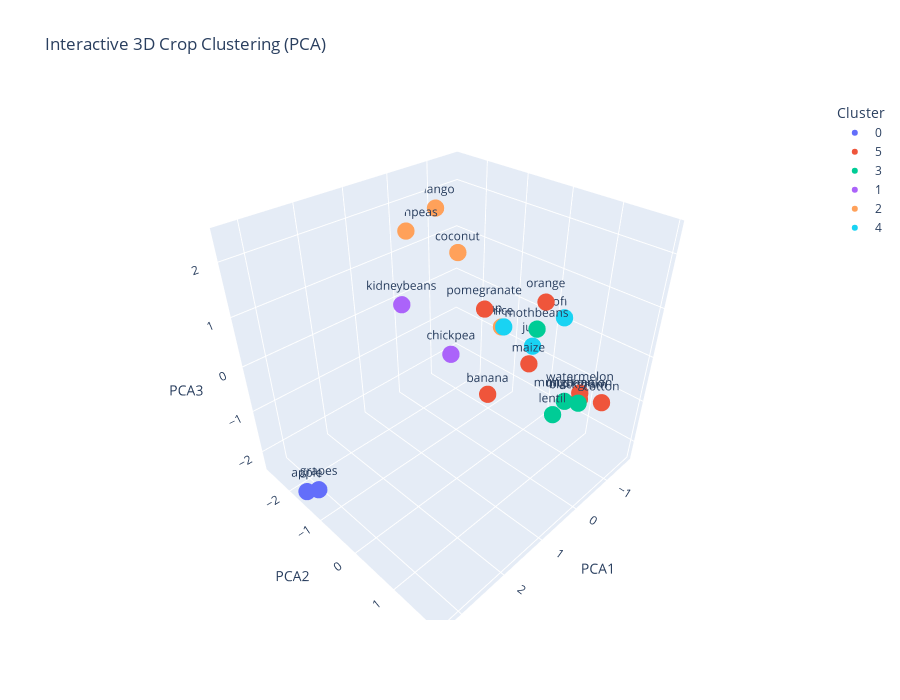

Here is the notebook cell this chart was saved with:
### Code cell
import plotly.express as px
from sklearn.decomposition import PCA
import pandas as pd

# Redo 3D PCA
pca_3d = PCA(n_components=3)
X_pca_3d = pca_3d.fit_transform(X_avg_scaled)

# Make sure 'cluster' is present and index matches the crop names
plot_df = pd.DataFrame(X_pca_3d, columns=["PCA1", "PCA2", "PCA3"])
plot_df["Crop"] = avg_df.index
plot_df["Cluster"] = avg_df["cluster"].astype(str).values  # 💡 fix here!

# Interactive 3D scatter
fig = px.scatter_3d(
    plot_df,
    x="PCA1", y="PCA2", z="PCA3",
    color="Cluster",               # ✅ each cluster will get a different color
    text="Crop",
    title="Interactive 3D Crop Clustering (PCA)",
    width=900, height=700
)

fig.update_traces(marker=dict(size=6), textposition="top center")
fig.update_layout(legend_title_text="Cluster")

fig.show()

### Figure 1 — Plotly figure (JSON) as saved in the notebook; plotly's stock layout.template omitted (floating-point values rounded to 4 significant figures)
{"data": [{"hovertemplate": "Cluster=0<br>PCA1=%{x}<br>PCA2=%{y}<br>PCA3=%{z}<br>Crop=%{text}<extra></extra>", "legendgroup": "0", "marker": {"color": "#636efa", "size": 6, "symbol": "circle"}, "mode": "markers+text", "name": "0", "scene": "scene", "showlegend": true, "text": ["apple", "grapes"], "textposition": "top center", "type": "scatter3d", "x": [3.3, 3.168], "y": [-1.631, -1.428], "z": [-2.324, -2.221]}, {"hovertemplate": "Cluster=5<br>PCA1=%{x}<br>PCA2=%{y}<br>PCA3=%{z}<br>Crop=%{text}<extra></extra>", "legendgroup": "5", "marker": {"color": "#EF553B", "size": 6, "symbol": "circle"}, "mode": "markers+text", "name": "5", "scene": "scene", "showlegend": true, "text": ["banana", "cotton", "maize", "muskmelon", "orange", "pomegranate", "watermelon"], "textposition": "top center", "type": "scatter3d", "x": [-0.1988, -0.7239, 0.06611, -1.083, -0.3456, 0.4326, -0.7656], "y": [-0.3462, 1.815, 0.7718, 1.164, 0.7062, 0.05016, 1.338], "z": [-1.269, -0.5399, 0.1634, -1.031, 1.175, 1.092, -0.6148]}, {"hovertemplate": "Cluster=3<br>PCA1=%{x}<br>PCA2=%{y}<br>PCA3=%{z}<br>Crop=%{text}<extra></extra>", "legendgroup": "3", "marker": {"color": "#00cc96", "size": 6, "symbol": "circle"}, "mode": "markers+text", "name": "3", "scene": "scene", "showlegend": true, "text": ["blackgram", "lentil", "mothbeans", "mungbean"], "textposition": "top center", "type": "scatter3d", "x": [-0.6164, 0.391, -0.4392, -0.6195], "y": [1.423, 1.575, 0.5094, 1.134], "z": [-0.7155, -0.2873, 0.5166, -0.8398]}, {"hovertemplate": "Cluster=1<br>PCA1=%{x}<br>PCA2=%{y}<br>PCA3=%{z}<br>Crop=%{text}<extra></extra>", "legendgroup": "1", "marker": {"color": "#ab63fa", "size": 6, "symbol": "circle"}, "mode": "markers+text", "name": "1", "scene": "scene", "showlegend": true, "text": ["chickpea", "kidneybeans"], "textposition": "top center", "type": "scatter3d", "x": [3.099, 2.382], "y": [1.926, 0.2694], "z": [2.413, 2.068]}, {"hovertemplate": "Cluster=2<br>PCA1=%{x}<br>PCA2=%{y}<br>PCA3=%{z}<br>Crop=%{text}<extra></extra>", "legendgroup": "2", "marker": {"color": "#FFA15A", "size": 6, "symbol": "circle"}, "mode": "markers+text", "name": "2", "scene": "scene", "showlegend": true, "text": ["coconut", "mango", "papaya", "pigeonpeas"], "textposition": "top center", "type": "scatter3d", "x": [-1.042, -0.9342, -1.661, -0.267], "y": [-2.012, -2.524, -1.297, -2.661], "z": [0.9137, 1.724, -0.7897, 1.41]}, {"hovertemplate": "Cluster=4<br>PCA1=%{x}<br>PCA2=%{y}<br>PCA3=%{z}<br>Crop=%{text}<extra></extra>", "legendgroup": "4", "marker": {"color": "#19d3f3", "size": 6, "symbol": "circle"}, "mode": "markers+text", "name": "4", "scene": "scene", "showlegend": true, "text": ["coffee", "jute", "rice"], "textposition": "top center", "type": "scatter3d", "x": [-1.671, -1.235, -1.236], "y": [0.2378, -0.1313, -0.8886], "z": [0.09721, -0.5243, -0.4162]}], "layout": {"height": 700, "legend": {"title": {"text": "Cluster"}, "tracegroupgap": 0}, "scene": {"domain": {"x": [0, 1], "y": [0, 1]}, "xaxis": {"title": {"text": "PCA1"}}, "yaxis": {"title": {"text": "PCA2"}}, "zaxis": {"title": {"text": "PCA3"}}}, "title": {"text": "Interactive 3D Crop Clustering (PCA)"}, "width": 900}}
